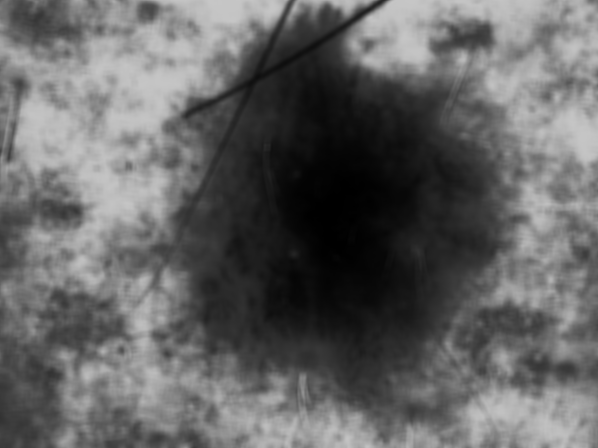
#> input picture Gaussian_Images/gaussian_3x3_processed_1.png, 598 x 448 px; its folder holds only this picture in this run
$ python gaussian_border.py
#> lines starting #> are read from the running program, lines starting #| are printed output that depends on the picture; after the words box and inside, x2 and y2 are one past the last pixel; in counts of white or black regions, pixels touching at a corner belong together
### hair_removal.py
import cv2
import os

def apply_hair_removal(input_folder, output_folder):
    # Create the output folder if it doesn't exist
    os.makedirs(output_folder, exist_ok=True)

    for filename in os.listdir(input_folder):
        if filename.lower().endswith(('.png', '.jpg', '.jpeg', '.bmp', '.tiff')):
            img_path = os.path.join(input_folder, filename)

            # Read image
            image = cv2.imread(img_path, cv2.IMREAD_COLOR)
            if image is None:
                print(f"Warning: Could not read image {filename}. Skipping.")
                continue

            # Image cropping (adjust coordinates as needed for your dataset)
            # You might want to make this dynamic or remove if images are already pre-cropped
            # For now, let's assume a default crop if it's generally applicable
            # If not, remove this line to process the full image
            img = image[30:410, 30:560]

            # Check if cropping resulted in an empty image
            if img.shape[0] == 0 or img.shape[1] == 0:
                print(f"Warning: Cropping resulted in an empty image for {filename}. Skipping.")
                continue

            # DULL RAZOR (REMOVE HAIR)

            # Gray scale
            grayScale = cv2.cvtColor(img, cv2.COLOR_RGB2GRAY)

            # Black hat filter - You might need to experiment with kernel size (e.g., (15,15) or (21,21))
            # Larger kernels detect thicker/longer hairs
            kernel = cv2.getStructuringElement(cv2.MORPH_RECT, (9, 9)) # Using MORPH_RECT is often better for hair
            blackhat = cv2.morphologyEx(grayScale, cv2.MORPH_BLACKHAT, kernel)

            # Gaussian filter
            # Adjust kernel size (3,3) for smaller blur, (5,5) or higher for more blur
            bhg = cv2.GaussianBlur(blackhat, (3, 3), cv2.BORDER_DEFAULT)

            # Binary thresholding (MASK) - Threshold '10' might need tuning
            # This threshold determines what is considered 'hair' based on blackhat response
            ret, mask = cv2.threshold(bhg, 10, 255, cv2.THRESH_BINARY)

            # Replace pixels of the mask - '6' is the inpainting radius
            # Adjust inpainting radius based on hair thickness
            dst = cv2.inpaint(img, mask, 6, cv2.INPAINT_TELEA)

            # Save the clean image
            output_filename = f"hair_removed_{filename}"
            output_path = os.path.join(output_folder, output_filename)
            cv2.imwrite(output_path, dst)
            print(f"Processed and saved: {output_filename}")

# [10 lines left out: function remove_hair_from_image, not called in this run]

# Define your input and output folders
input_folder = "Gaussian_Images" # Assuming your initial images are here
output_folder = "HairRemoval_Images"

# Run the hair removal
apply_hair_removal(input_folder, output_folder)
#> in apply_hair_removal, image is the input picture: shape (448, 598, 3); min 0, max 198, mean 99.9
#> in apply_hair_removal, `img = image[30:410, 30:560]`:
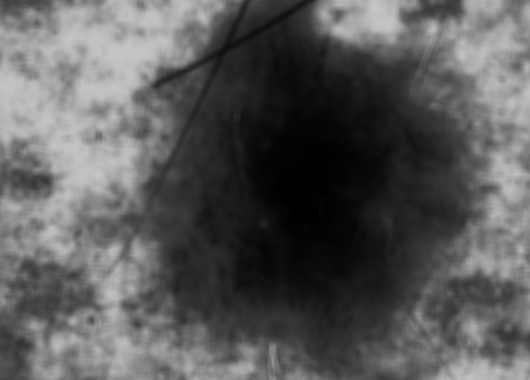
#> img: shape (380, 530, 3); min 0, max 197, mean 89.7
#> in apply_hair_removal, `blackhat = cv2.morphologyEx(grayScale, cv2.MORPH_BLACKHAT, kernel)`:
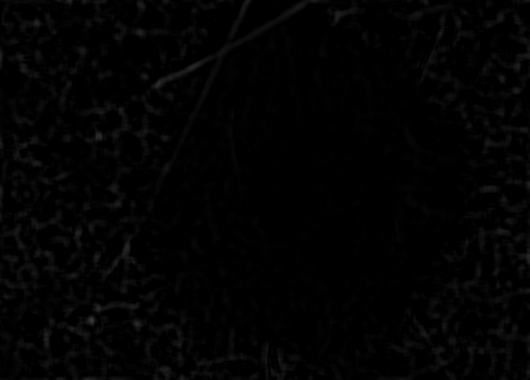
#> blackhat: shape (380, 530); min 0, max 55, mean 2.6
#> in apply_hair_removal, `ret, mask = cv2.threshold(bhg, 10, 255, cv2.THRESH_BINARY)`:
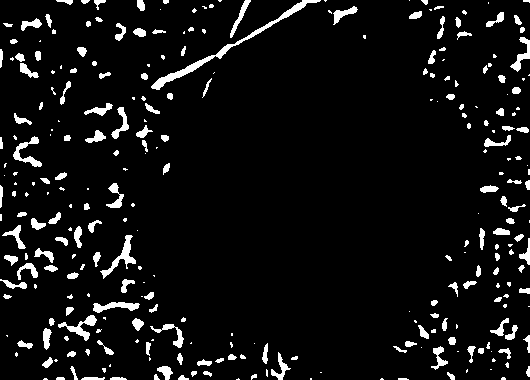
#> mask: shape (380, 530); 6.6% white; 289 white regions (125 under 20 px)

print("Hair removal complete for all images.")

# [9 lines of commented-out code are left out]

### gaussian_filter.py
"""
Implementation of gaussian filter algorithm
"""

from itertools import product
import os
from cv2 import COLOR_BGR2GRAY, cvtColor, imread, imshow, waitKey, imwrite
from numpy import dot, exp, mgrid, pi, ravel, square, uint8, zeros


def gen_gaussian_kernel(k_size, sigma):
    center = k_size // 2
    x, y = mgrid[0 - center : k_size - center, 0 - center : k_size - center]
    g = 1 / (2 * pi * sigma) * exp(-(square(x) + square(y)) / (2 * square(sigma)))
    return g


def gaussian_filter(image, k_size, sigma):
    height, width = image.shape[0], image.shape[1]
    dst_height = height - k_size + 1
    dst_width = width - k_size + 1

    image_array = zeros((dst_height * dst_width, k_size * k_size))
    for row, (i, j) in enumerate(product(range(dst_height), range(dst_width))):
        window = ravel(image[i : i + k_size, j : j + k_size])
        image_array[row, :] = window

    gaussian_kernel = gen_gaussian_kernel(k_size, sigma)
    filter_array = ravel(gaussian_kernel)

    dst = dot(image_array, filter_array).reshape(dst_height, dst_width).astype(uint8)

    return dst


# [24 lines that do not run on import are left out]

### gaussian_border.py
# Tumor border detection using GrabCut, denoising, morphological cleanup, and fallback to watershed

import cv2
import numpy as np
import os
from gaussian_filter import gaussian_filter  # Import custom Gaussian filter
from hair_removal import remove_hair_from_image  # Import custom hair removal function

# Input and output folders
image_folder = "Gaussian_Images"
output_folder = "Contoured_Gaussian"
os.makedirs(output_folder, exist_ok=True)

for filename in os.listdir(image_folder):
    if filename.lower().endswith(".png"):
        print(f"Processing file: {filename}")
        img_path = os.path.join(image_folder, filename)
        img = cv2.imread(img_path)

        # --- Convert image to grayscale ---
        gray = cv2.cvtColor(img, cv2.COLOR_BGR2GRAY)

        # --- Enhance contrast ---
        enhanced_gray = cv2.equalizeHist(gray)
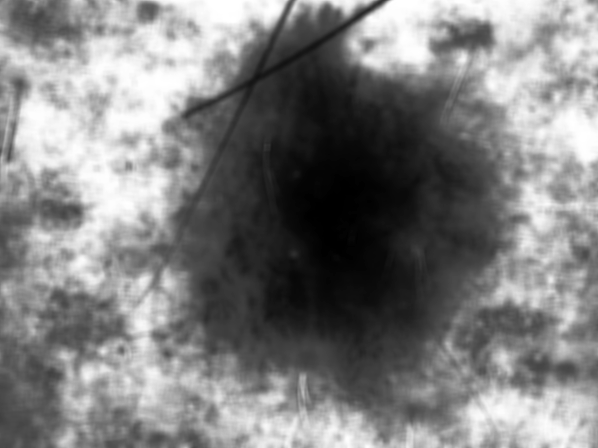
#> enhanced_gray: shape (448, 598); min 0, max 255, mean 127.5

        # --- Apply Gaussian filter ---
        gaussian_filtered = gaussian_filter(enhanced_gray, k_size=5, sigma=0.8)

        # --- Denoising step (Non-Local Means, preserves edges) ---
        img_denoised = cv2.fastNlMeansDenoisingColored(img, None, 10, 10, 7, 21)

        # --- Initialize mask for GrabCut ---
        mask = np.zeros(img.shape[:2], np.uint8)

        # --- Define a rectangle that covers most of the image ---
        height, width = img.shape[:2]
#> height = 448; width = 598
        rect = (int(width * 0.05), int(height * 0.05), int(width * 0.9), int(height * 0.9))
#> rect = (29, 22, 538, 403)

        # --- Models used by GrabCut internally ---
        bgdModel = np.zeros((1, 65), np.float64)
        fgdModel = np.zeros((1, 65), np.float64)

        # --- Run GrabCut segmentation ---
        cv2.grabCut(img_denoised, mask, rect, bgdModel, fgdModel, 5, cv2.GC_INIT_WITH_RECT)

        # --- Convert GrabCut mask to binary mask (1: foreground, 0: background) ---
        mask_binary = np.where((mask == cv2.GC_FGD) | (mask == cv2.GC_PR_FGD), 1, 0).astype(np.uint8)

        # --- Morphological operations to clean up the mask ---
        kernel = np.ones((7, 7), np.uint8)
        mask_binary = cv2.morphologyEx(mask_binary, cv2.MORPH_CLOSE, kernel)
        mask_binary = cv2.morphologyEx(mask_binary, cv2.MORPH_OPEN, kernel)

        # --- Find contours on the binary mask ---
        contours, _ = cv2.findContours(mask_binary, cv2.RETR_EXTERNAL, cv2.CHAIN_APPROX_SIMPLE)
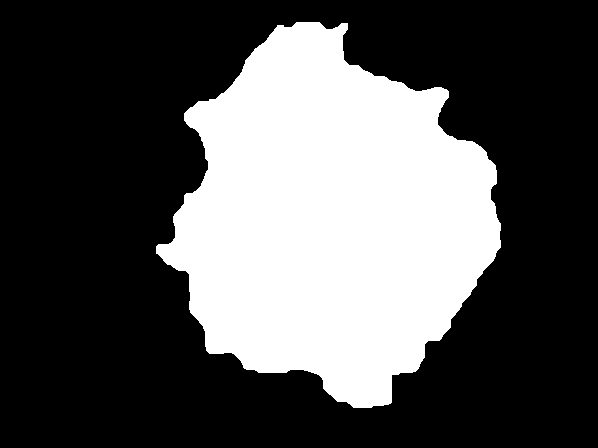
#> mask_binary: shape (448, 598); values 0 (black) and 1 (white), 32.5% white; 1 white region, box (x1, y1, x2, y2) and area: (156, 22, 501, 408) 87033

        img_with_contours = img.copy()
        if contours:
            # Draw only the largest contour (assumed to be the tumor)
            largest_contour = max(contours, key=cv2.contourArea)
            cv2.drawContours(img_with_contours, [largest_contour], -1, (0, 255, 0), 2)
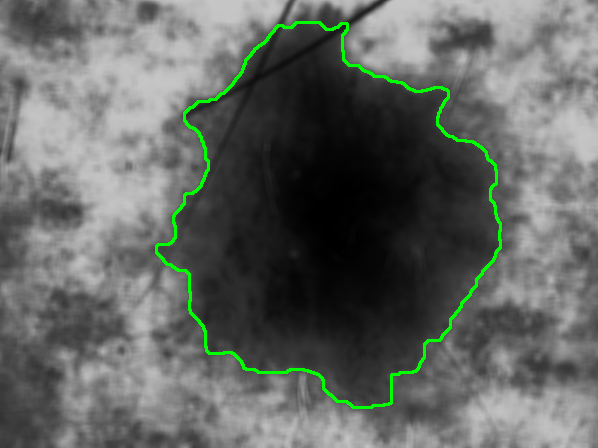
#> img_with_contours: shape (448, 598, 3); 1.62% of pixels changed, all inside (x1, y1, x2, y2) = (155, 21, 502, 409)
            output_path = os.path.join(output_folder, f"contoured_{filename}")
            cv2.imwrite(output_path, img_with_contours)
            print(f"Processed and saved: {output_path}")
            min_area = 500  # Minimum area to filter out small contours
            contours = [cnt for cnt in contours if cv2.contourArea(cnt) > min_area]
        else:
            # --- Watershed fallback ---
            print(f"No contours found in {filename}, running watershed.")

            #Apply hair removal to image pre watershed
            img_no_hair = remove_hair_from_image(img)
            gray = cv2.cvtColor(img_no_hair, cv2.COLOR_BGR2GRAY)
            # Threshold for sure background and sure foreground
            clahe = cv2.createCLAHE(clipLimit=2.0, tileGridSize=(8, 8))
            enhanced = clahe.apply(gray)
            ret, thresh = cv2.threshold(gray, 0, 255, cv2.THRESH_BINARY_INV + cv2.THRESH_OTSU)

            # Noise removal
            kernel_ws = np.ones((3, 3), np.uint8)
            opening = cv2.morphologyEx(thresh, cv2.MORPH_OPEN, kernel_ws, iterations=2)

            # Sure background area
            sure_bg = cv2.dilate(opening, kernel_ws, iterations=3)

            # Sure foreground area
            dist_transform = cv2.distanceTransform(opening, cv2.DIST_L2, 5)
            ret, sure_fg = cv2.threshold(dist_transform, 0.5 * dist_transform.max(), 255, 0)
            sure_fg = np.uint8(sure_fg)
            unknown = cv2.subtract(sure_bg, sure_fg)

            # Marker labelling
            ret, markers = cv2.connectedComponents(sure_fg)
            markers = markers + 1
            markers[unknown == 255] = 0

            img_ws = img.copy()
            markers = cv2.watershed(img_ws, markers)

            # Create a mask from watershed result
            ws_mask = np.zeros_like(gray, dtype=np.uint8)
            ws_mask[markers > 1] = 255

            # Find contours from watershed mask
            ws_contours, _ = cv2.findContours(ws_mask, cv2.RETR_EXTERNAL, cv2.CHAIN_APPROX_SIMPLE)
            img_ws_contour = img.copy()
            if ws_contours:
                largest_ws_contour = max(ws_contours, key=cv2.contourArea)
                cv2.drawContours(img_ws_contour, [largest_ws_contour], -1, (0, 0, 255), 2)
            else:
                print(f"Watershed also failed for {filename}")

            output_path = os.path.join(output_folder, f"watershed_{filename}")
            cv2.imwrite(output_path, img_ws_contour)
            print(f"Watershed used for {filename}, saved: {output_path}")

$ run again, on Gaussian_Images/gaussian_3x3_processed_17.png
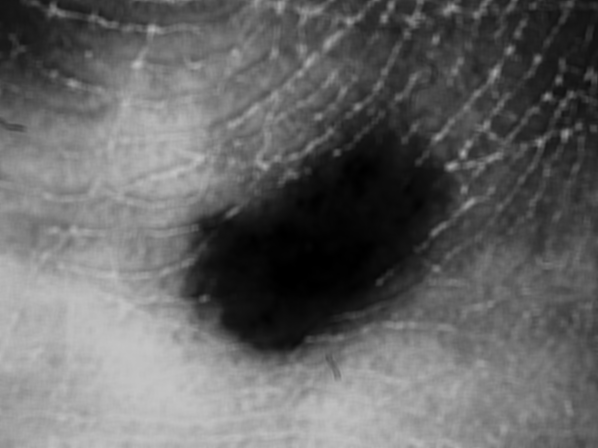
#> input picture Gaussian_Images/gaussian_3x3_processed_17.png, 598 x 448 px
#> in apply_hair_removal, image is the input picture: shape (448, 598, 3); min 0, max 197, mean 100.7
#> in apply_hair_removal, `ret, mask = cv2.threshold(bhg, 10, 255, cv2.THRESH_BINARY)`:
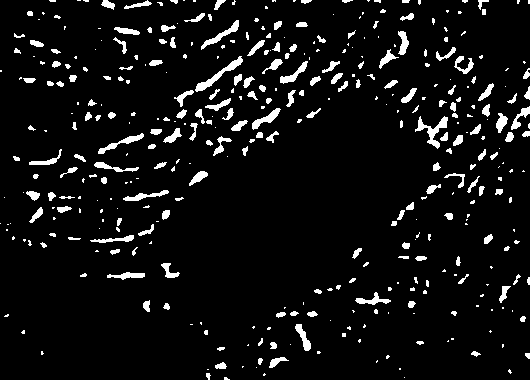
#> mask: shape (380, 530); 6.5% white; 403 white regions (216 under 20 px)
#> mask_binary: shape (448, 598); values 0 (black) and 1 (white), 14% white; 1 white region, box (x1, y1, x2, y2) and area: (184, 121, 457, 352) 37470
#> `cv2.drawContours(img_with_contours, [largest_contour], -1, (0, 255, 0)..`:
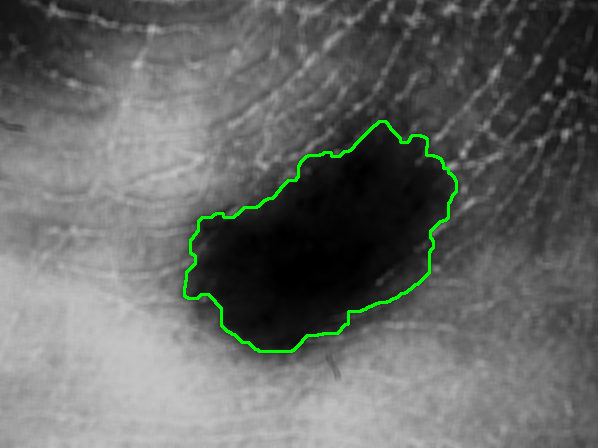
#> img_with_contours: shape (448, 598, 3); 1.07% of pixels changed, all inside (x1, y1, x2, y2) = (183, 120, 458, 353)

$ run again, on Gaussian_Images/gaussian_3x3_processed_21.png
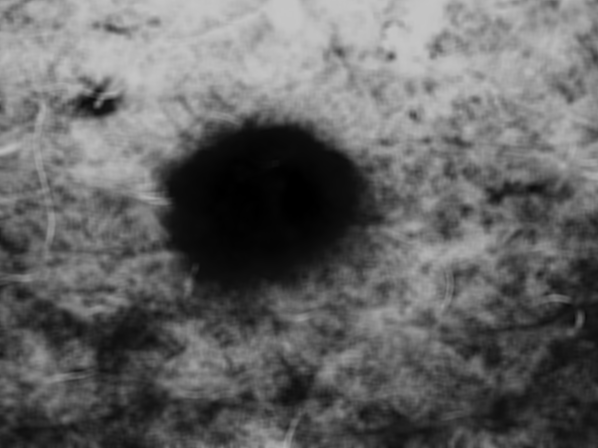
#> input picture Gaussian_Images/gaussian_3x3_processed_21.png, 598 x 448 px
#> in apply_hair_removal, image is the input picture: shape (448, 598, 3); min 0, max 198, mean 100.4
#> in apply_hair_removal, `ret, mask = cv2.threshold(bhg, 10, 255, cv2.THRESH_BINARY)`:
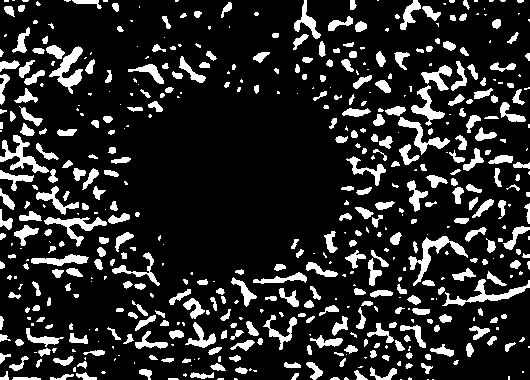
#> mask: shape (380, 530); 15.9% white; 538 white regions (203 under 20 px)
#> mask_binary: shape (448, 598); values 0 (black) and 1 (white), 10.9% white; 1 white region, box (x1, y1, x2, y2) and area: (160, 119, 382, 299) 29152
#> `cv2.drawContours(img_with_contours, [largest_contour], -1, (0, 255, 0)..`:
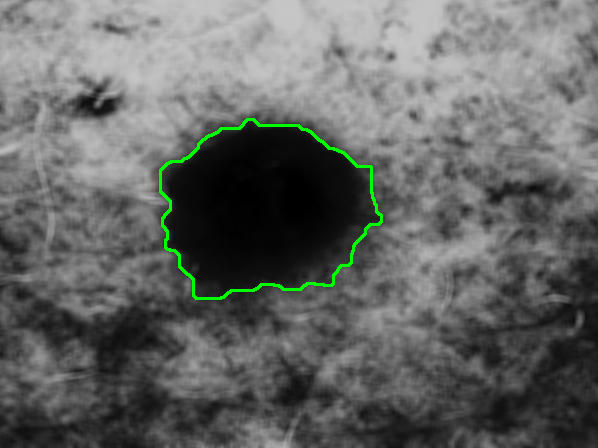
#> img_with_contours: shape (448, 598, 3); 0.85% of pixels changed, all inside (x1, y1, x2, y2) = (159, 118, 383, 300)
